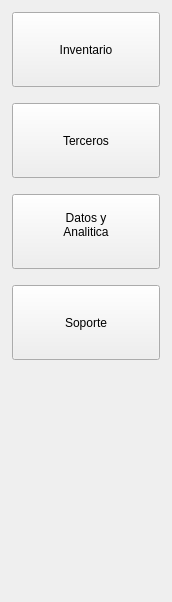
<?xml version="1.0" encoding="UTF-8"?>
<ui version="4.0">
 <class>Form</class>
 <widget class="QWidget" name="Form">
  <property name="geometry">
   <rect>
    <x>0</x>
    <y>0</y>
    <width>172</width>
    <height>602</height>
   </rect>
  </property>
  <property name="windowTitle">
   <string>Form</string>
  </property>
  <layout class="QVBoxLayout" name="verticalLayout_2">
   <property name="leftMargin">
    <number>0</number>
   </property>
   <property name="topMargin">
    <number>0</number>
   </property>
   <property name="rightMargin">
    <number>0</number>
   </property>
   <property name="bottomMargin">
    <number>0</number>
   </property>
   <item>
    <widget class="QWidget" name="widget" native="true">
     <layout class="QVBoxLayout" name="verticalLayout" stretch="0,0,0,0,0">
      <property name="spacing">
       <number>16</number>
      </property>
      <property name="leftMargin">
       <number>12</number>
      </property>
      <property name="topMargin">
       <number>12</number>
      </property>
      <property name="rightMargin">
       <number>12</number>
      </property>
      <property name="bottomMargin">
       <number>12</number>
      </property>
      <item>
       <widget class="QToolButton" name="toolButton">
        <property name="sizePolicy">
         <sizepolicy hsizetype="Expanding" vsizetype="Preferred">
          <horstretch>0</horstretch>
          <verstretch>0</verstretch>
         </sizepolicy>
        </property>
        <property name="minimumSize">
         <size>
          <width>75</width>
          <height>75</height>
         </size>
        </property>
        <property name="text">
         <string>Inventario</string>
        </property>
        <property name="icon">
         <iconset theme="QIcon::ThemeIcon::EditPaste"/>
        </property>
        <property name="iconSize">
         <size>
          <width>30</width>
          <height>30</height>
         </size>
        </property>
        <property name="toolButtonStyle">
         <enum>Qt::ToolButtonStyle::ToolButtonTextUnderIcon</enum>
        </property>
       </widget>
      </item>
      <item>
       <widget class="QToolButton" name="toolButton_2">
        <property name="sizePolicy">
         <sizepolicy hsizetype="Expanding" vsizetype="Preferred">
          <horstretch>0</horstretch>
          <verstretch>0</verstretch>
         </sizepolicy>
        </property>
        <property name="minimumSize">
         <size>
          <width>75</width>
          <height>75</height>
         </size>
        </property>
        <property name="text">
         <string>Terceros</string>
        </property>
        <property name="icon">
         <iconset theme="QIcon::ThemeIcon::AddressBookNew"/>
        </property>
        <property name="iconSize">
         <size>
          <width>30</width>
          <height>30</height>
         </size>
        </property>
        <property name="toolButtonStyle">
         <enum>Qt::ToolButtonStyle::ToolButtonTextUnderIcon</enum>
        </property>
       </widget>
      </item>
      <item>
       <widget class="QToolButton" name="toolButton_3">
        <property name="sizePolicy">
         <sizepolicy hsizetype="Expanding" vsizetype="Preferred">
          <horstretch>0</horstretch>
          <verstretch>0</verstretch>
         </sizepolicy>
        </property>
        <property name="minimumSize">
         <size>
          <width>75</width>
          <height>75</height>
         </size>
        </property>
        <property name="text">
         <string>Datos y 
Analitica
</string>
        </property>
        <property name="icon">
         <iconset>
          <normaloff>gemini-svg.svg</normaloff>gemini-svg.svg</iconset>
        </property>
        <property name="iconSize">
         <size>
          <width>35</width>
          <height>35</height>
         </size>
        </property>
        <property name="toolButtonStyle">
         <enum>Qt::ToolButtonStyle::ToolButtonTextUnderIcon</enum>
        </property>
       </widget>
      </item>
      <item>
       <widget class="QToolButton" name="toolButton_4">
        <property name="sizePolicy">
         <sizepolicy hsizetype="Expanding" vsizetype="Preferred">
          <horstretch>0</horstretch>
          <verstretch>0</verstretch>
         </sizepolicy>
        </property>
        <property name="minimumSize">
         <size>
          <width>75</width>
          <height>75</height>
         </size>
        </property>
        <property name="text">
         <string>Soporte</string>
        </property>
        <property name="icon">
         <iconset theme="QIcon::ThemeIcon::DocumentNew"/>
        </property>
        <property name="iconSize">
         <size>
          <width>30</width>
          <height>30</height>
         </size>
        </property>
        <property name="toolButtonStyle">
         <enum>Qt::ToolButtonStyle::ToolButtonTextUnderIcon</enum>
        </property>
       </widget>
      </item>
      <item>
       <spacer name="verticalSpacer">
        <property name="orientation">
         <enum>Qt::Orientation::Vertical</enum>
        </property>
        <property name="sizeHint" stdset="0">
         <size>
          <width>20</width>
          <height>189</height>
         </size>
        </property>
       </spacer>
      </item>
     </layout>
    </widget>
   </item>
  </layout>
 </widget>
 <resources/>
 <connections/>
</ui>
